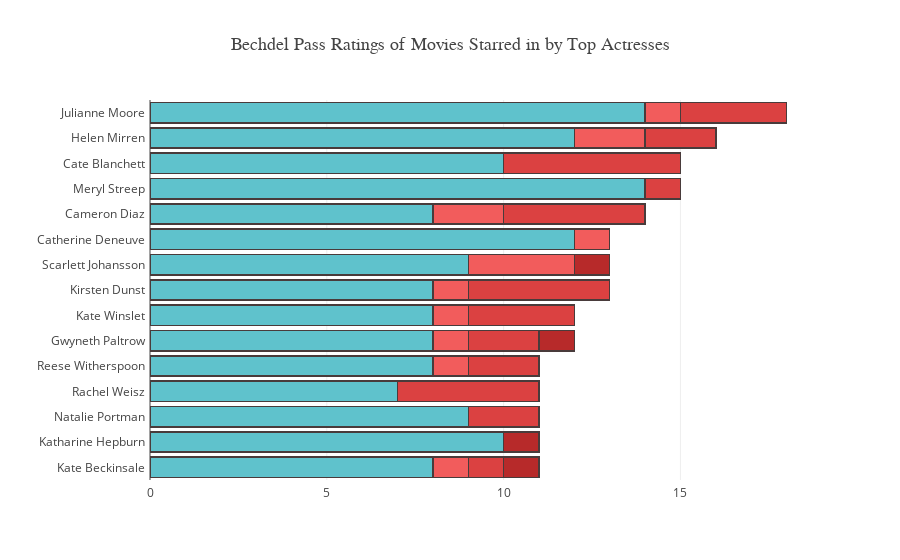

The notebook cell this image was saved under:
### Code cell
trace0 = go.Bar(
    y=gals_0.name,
    x=gals_0.movie_cnt,
    name='0 - Failed',
    orientation = 'h',
    marker = dict(
        color='rgb(183, 42, 42)',
        line = dict(
            color='rgb(73, 59, 59)',
            width = 1.5)
    )
    
)
trace1 = go.Bar(
    y=gals_1.name,
    x=gals_1.movie_cnt,
    name = '1 - Faied but has two women in it',
    orientation = 'h',
    marker = dict(
        color='rgb(219, 65, 65)',
        line = dict(
            color='rgb(73, 59, 59)',
            width = 1.5)
    )
)

trace2 = go.Bar(
    y=gals_2.name,
    x=gals_2.movie_cnt,
    name = '2 - Faied but has two women in it who talk to each other',
    orientation = 'h',
    marker = dict(
        color='rgb(242, 92, 92)',
        line = dict(
            color='rgb(73, 59, 59)',
            width = 1.5)
    )
)

trace3 = go.Bar(
    y=gals_3.name,
    x=gals_3.movie_cnt,
    name = '3 - Passed, has two women in it who talk to each other about something other than a man',
    orientation = 'h',
    marker=dict(
        color='rgb(95, 194, 204)',
        line=dict(
            color='rgb(73, 59, 59)',
            width=1.5),
        )
)

data = [trace3, trace2, trace1, trace0]
layout = go.Layout(title='Bechdel Pass Ratings of Movies Starred in by Top Actresses', barmode='stack', 
                   titlefont=dict(size =18, family='Oswald, sans-serif'), 
                   yaxis=dict(tickfont=dict(size=12
                                           ), showticklabels=True ),
                   showlegend=False,
                  margin=go.Margin(l=150,pad=4
    ))
fig = go.Figure(data=data, layout=layout)




plotly.offline.iplot(fig)
plotly.offline.plot(fig, filename='top_actresses.html', auto_open = False)

### Figure 1 — Plotly figure (JSON) as saved in the notebook; plotly's stock layout.template omitted (floating-point values rounded to 4 significant figures)
{"data": [{"marker": {"color": "rgb(95, 194, 204)", "line": {"color": "rgb(73, 59, 59)", "width": 1.5}}, "name": "3 - Passed, has two women in it who talk to each other about something other than a man", "orientation": "h", "type": "bar", "x": [8, 10, 9, 7, 8, 8, 8, 8, 9, 12, 8, 14, 10, 12, 14], "y": ["Kate Beckinsale", "Katharine Hepburn", "Natalie Portman", "Rachel Weisz", "Reese Witherspoon", "Gwyneth Paltrow", "Kate Winslet", "Kirsten Dunst", "Scarlett Johansson", "Catherine Deneuve", "Cameron Diaz", "Meryl Streep", "Cate Blanchett", "Helen Mirren", "Julianne Moore"]}, {"marker": {"color": "rgb(242, 92, 92)", "line": {"color": "rgb(73, 59, 59)", "width": 1.5}}, "name": "2 - Faied but has two women in it who talk to each other", "orientation": "h", "type": "bar", "x": [1, 1, 1, 1, 1, 1, 3, 2, 2, 1], "y": ["Kate Beckinsale", "Reese Witherspoon", "Gwyneth Paltrow", "Kate Winslet", "Kirsten Dunst", "Catherine Deneuve", "Scarlett Johansson", "Cameron Diaz", "Helen Mirren", "Julianne Moore"]}, {"marker": {"color": "rgb(219, 65, 65)", "line": {"color": "rgb(73, 59, 59)", "width": 1.5}}, "name": "1 - Faied but has two women in it", "orientation": "h", "type": "bar", "x": [1, 2, 4, 2, 2, 3, 4, 4, 1, 5, 2, 3], "y": ["Kate Beckinsale", "Natalie Portman", "Rachel Weisz", "Reese Witherspoon", "Gwyneth Paltrow", "Kate Winslet", "Kirsten Dunst", "Cameron Diaz", "Meryl Streep", "Cate Blanchett", "Helen Mirren", "Julianne Moore"]}, {"marker": {"color": "rgb(183, 42, 42)", "line": {"color": "rgb(73, 59, 59)", "width": 1.5}}, "name": "0 - Failed", "orientation": "h", "type": "bar", "x": [1, 1, 1, 1], "y": ["Katharine Hepburn", "Kate Beckinsale", "Gwyneth Paltrow", "Scarlett Johansson"]}], "layout": {"barmode": "stack", "margin": {"l": 150, "pad": 4}, "showlegend": false, "title": "Bechdel Pass Ratings of Movies Starred in by Top Actresses", "titlefont": {"family": "Oswald, sans-serif", "size": 18}, "yaxis": {"showticklabels": true, "tickfont": {"size": 12}}}}
